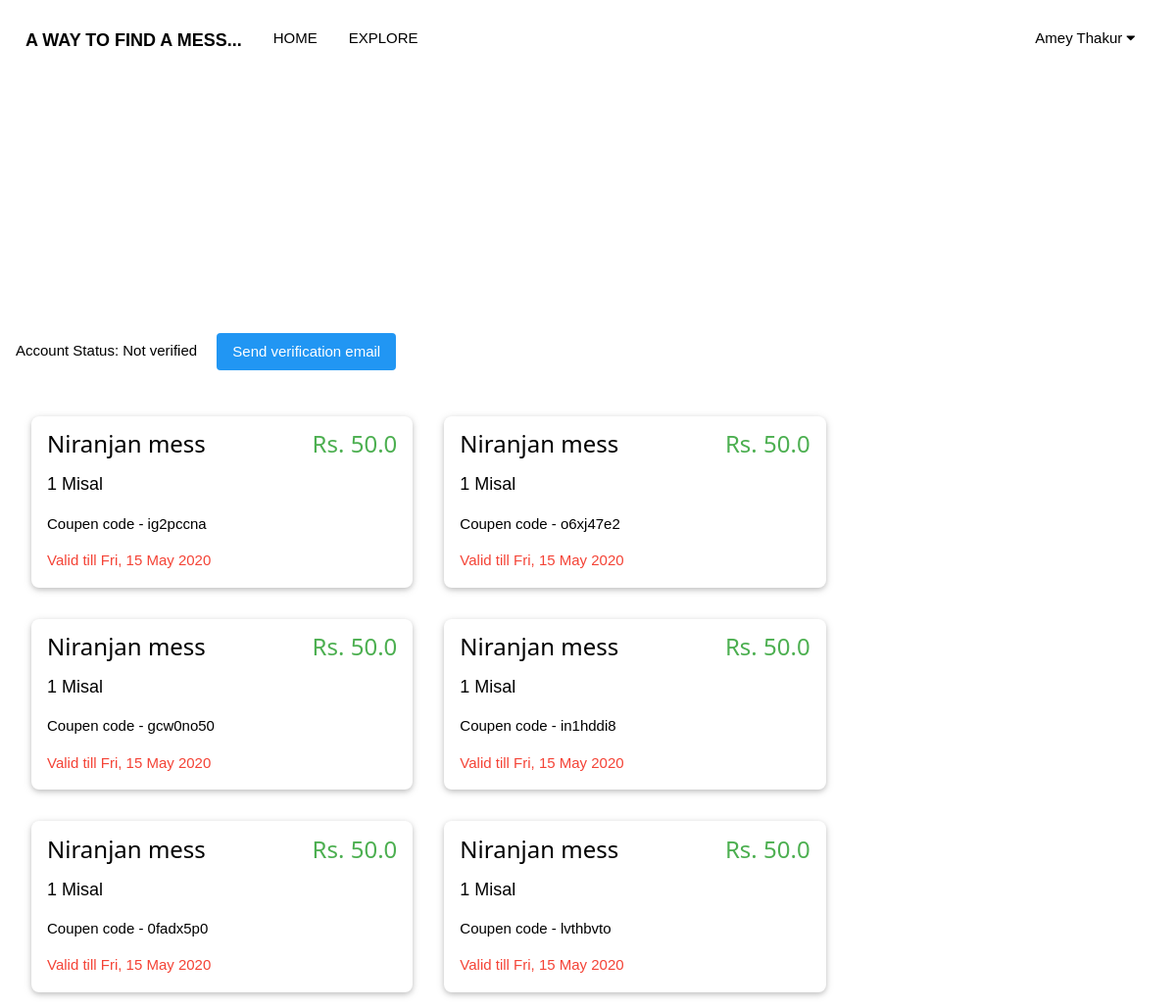
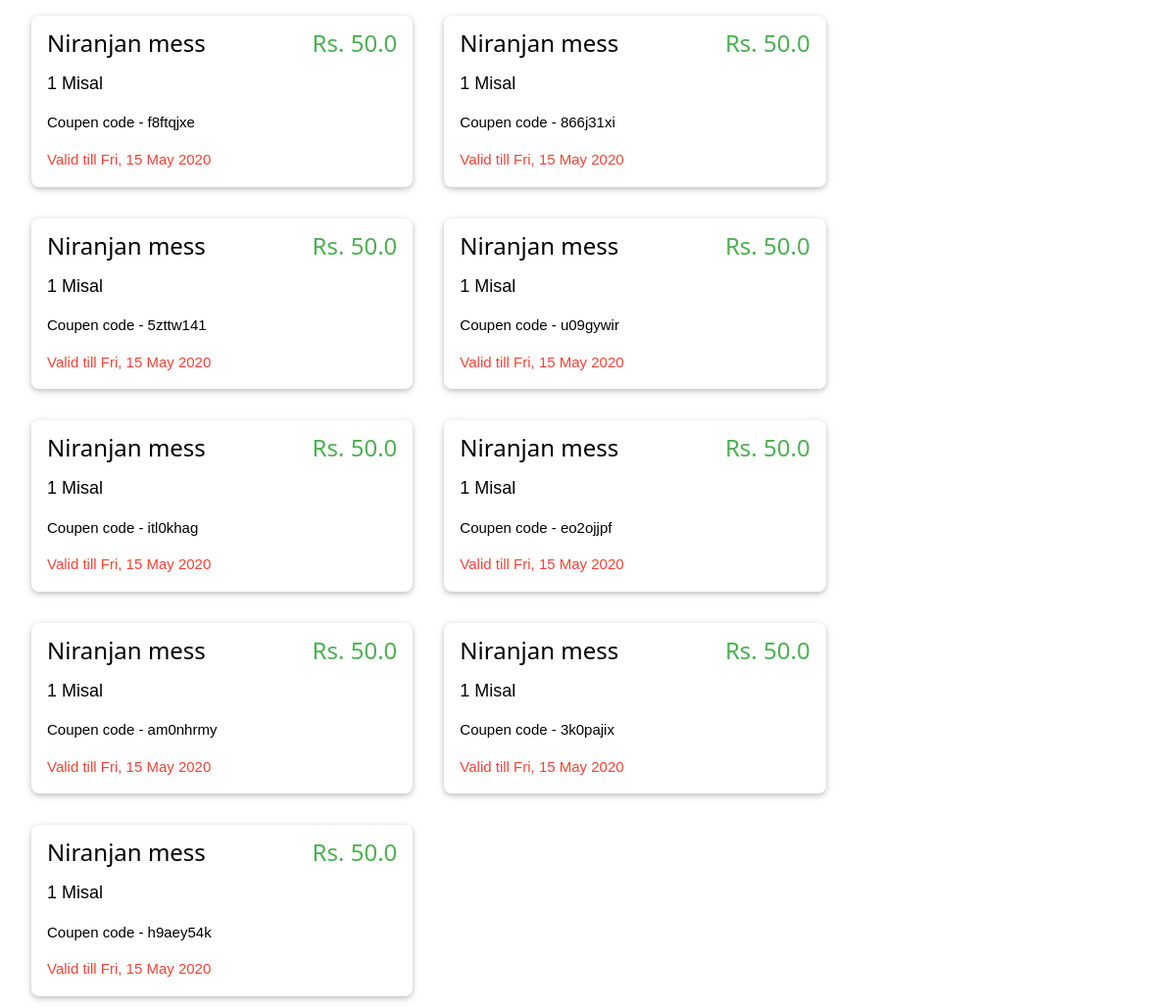
The page /user/subscriptions (signed in) on the database its author committed (2 pictures, top to bottom).
### main.py (models this page shows)
class BillsDB(db.Model):
	id = db.Column(db.Integer, primary_key=True, unique=True)
	creator = db.Column(db.Integer, nullable=False)
	subscriber = db.Column(db.Integer, nullable=False)
	total_price = db.Column(db.Float, nullable=False)
	timestamp = db.Column(db.String, nullable=False)
	active = db.Column(db.Boolean, nullable=False)
	coupon = db.Column(db.String, nullable=False)

class RestaurantsDB(db.Model):
	id = db.Column(db.Integer, primary_key=True, unique=True)
	name = db.Column(db.String(80))
	menu = db.Column(db.String(80))
	address = db.Column(db.String(80))
	phone = db.Column(db.String(20))
	opening_timing = db.Column(db.String(80))
	closing_timing = db.Column(db.String(80))
	tags = db.Column(db.String(80))
	owner = db.Column(db.Integer)
	images = db.relationship('ImagesDB', backref='parent_rest')
	monthly_items = db.Column(db.String(300))
	vegetarian = db.Column(db.Boolean)
	average_cost = db.Column(db.Float)
	orders = db.Column(db.String)
	main_menu_name = db.Column(db.String)
	main_menu_price = db.Column(db.Float)

class OrdersDB(db.Model):
	id = db.Column(db.Integer, primary_key=True, unique=True)
	bill_id = db.Column(db.Integer, nullable=False)
	item = db.Column(db.String, nullable=False)
	quantity = db.Column(db.Integer, nullable=False)
	price = db.Column(db.Float, nullable=False)

### main.py (the view, shortened to what this page needs)
@app.route("/user/subscriptions", methods=["POST", "GET"])
def subscriptions():
	global verification_codes
	if not "user" in session:
		return redirect(url_for("logout"))
	else:
		loggedIn = [session["username"], session["account_type"]]
	currentUser = UsersDB.query.filter_by(email=session["user"]).first()
	if not currentUser:
		flash("Please login again!!", "error")
		return redirect(url_for("logout"))
	subscribed_list = []
	currentBills = BillsDB.query.filter_by(subscriber=currentUser.id, active=0b1).all()
	if currentBills:
		updated_subscriptions = currentBills
		for bill in currentBills:
			if bill:
				restaurant_id = bill.creator
				end_date = datetime.strptime(bill.timestamp, '%Y-%m-%d %H:%M:%S.%f') +timedelta(days=1)
				restaurant = RestaurantsDB.query.filter_by(id=restaurant_id).first()
				if restaurant:
					bill_orders = OrdersDB.query.filter_by(bill_id=bill.id).all()
					items = []
					for order in bill_orders:
						print("Order", order)
						items.append([order.item, order.quantity, order.price])
					subscribed_list.append([restaurant, items, bill.total_price, end_date.strftime("%a, %d %b %Y"), bill.coupon])
	return render_template("subscriptions.html", logged_in=loggedIn, email=session["user"], subscribed_list=subscribed_list, verified=currentUser.verified)

### templates/subscriptions.html (shortened to what this page needs)
{% extends "base.html" %}
{% block content %}
<div class="w3-container">
	<form method="post">
		<p>
			Account Status: {% if verified %}
								Verified
							{% else %}
								Not verified
								<input type="submit" class="w3-button w3-round w3-blue w3-margin"name="button_verify" value="Send verification email"/>
							{% endif %}
		</p>
	</form>
	{% for restaurant in subscribed_list %}
		<div class="w3-card w3-round-large w3-third w3-margin w3-hover-shadow">
			<div class="w3-container">
				<h3 class="w3-xlarge">{{restaurant[0].name}}
					<div class="w3-text-green w3-right">Rs. {{restaurant[2]}}</div>
				</h3>
				{% for order in restaurant[1] %}
					<div class="w3-text-black w3-large">
						{{order[1]}} {{order[0]}}
					</div>
				{% endfor %}
			</div>
			<footer class="w3-container w3-margin-bottom">
					<p>Coupen code - {{restaurant[4]}}</p>
				<div class="w3-text-red">Valid till {{ restaurant[3] }}</div>
			</footer>
		</div>
	{% endfor %}
</div>
{% endblock %}

### static/style/w3css.css (style rules this page uses)
html { box-sizing:border-box }
*,*:before,*:after { box-sizing:inherit }
html { -ms-text-size-adjust:100%;-webkit-text-size-adjust:100% }
body { margin:0 }
article,aside,details,figcaption,figure,footer,header,main,menu,nav,section { display:block }
button,input,select,textarea,optgroup { font:inherit;margin:0 }
button,input { overflow:visible }
button,[type=button],[type=reset],[type=submit] { -webkit-appearance:button }
html,body { font-family:Verdana,sans-serif;font-size:15px;line-height:1.5 }
html { overflow-x:hidden }
h3 { font-size:24px }
h1,h2,h3,h4,h5,h6 { font-family:"Segoe UI",Arial,sans-serif;font-weight:400;margin:10px 0 }
.w3-btn,.w3-button { border:none;display:inline-block;padding:8px 16px;vertical-align:middle;overflow:hidden;text-decoration:none;color:inherit;background-color:inherit;text-align:center;cursor:pointer;white-space:nowrap }
.w3-btn,.w3-button { -webkit-touch-callout:none;-webkit-user-select:none;-khtml-user-select:none;-moz-user-select:none;-ms-user-select:none;user-select:none }
.w3-container:after,.w3-container:before,.w3-panel:after,.w3-panel:before,.w3-row:after,.w3-row:before,.w3-row-padding:after,.w3-row-padding:before, .w3-cell-row:before,.w3-cell-row:after,.w3-clear:after,.w3-clear:before,.w3-bar:before,.w3-bar:after { content:"";display:table;clear:both }
.w3-col,.w3-half,.w3-third,.w3-twothird,.w3-threequarter,.w3-quarter { float:left;width:100% }
@media (min-width:601px) { .w3-col.m4,.w3-third { width:33.33333% } }
.w3-round,.w3-round-medium { border-radius:4px }
.w3-round-large { border-radius:8px }
.w3-container,.w3-panel { padding:0.01em 16px }
.w3-card,.w3-card-2 { box-shadow:0 2px 5px 0 rgba(0,0,0,0.16),0 2px 10px 0 rgba(0,0,0,0.12) }
.w3-large { font-size:18px!important }
.w3-xlarge { font-size:24px!important }
.w3-margin { margin:16px!important }
.w3-margin-bottom { margin-bottom:16px!important }
.w3-right { float:right!important }
.w3-blue,.w3-hover-blue:hover { color:#fff!important;background-color:#2196F3!important }
.w3-text-green,.w3-hover-text-green:hover { color:#4CAF50!important }
.w3-text-red,.w3-hover-text-red:hover { color:#f44336!important }
.w3-text-black,.w3-hover-text-black:hover { color:#000!important }

### rows shown on the page
BillsDB: name "Niranjan mess", total_price "50.0", coupon "ig2pccna", restaurant "Fri, 15 May 2020"
OrdersDB: bill "1", item "Misal"
BillsDB: name "Niranjan mess", total_price "50.0", coupon "o6xj47e2", restaurant "Fri, 15 May 2020"
OrdersDB: quantity "1", item "Misal"
BillsDB: name "Niranjan mess", total_price "50.0", coupon "gcw0no50", restaurant "Fri, 15 May 2020"
OrdersDB: quantity "1", item "Misal"
BillsDB: name "Niranjan mess", total_price "50.0", coupon "in1hddi8", restaurant "Fri, 15 May 2020"
OrdersDB: quantity "1", item "Misal"
BillsDB: name "Niranjan mess", total_price "50.0", coupon "0fadx5p0", restaurant "Fri, 15 May 2020"
OrdersDB: quantity "1", item "Misal"
BillsDB: name "Niranjan mess", total_price "50.0", coupon "lvthbvto", restaurant "Fri, 15 May 2020"
OrdersDB: quantity "1", item "Misal"
BillsDB: name "Niranjan mess", total_price "50.0", coupon "f8ftqjxe", restaurant "Fri, 15 May 2020"
OrdersDB: quantity "1", item "Misal"
BillsDB: name "Niranjan mess", total_price "50.0", coupon "866j31xi", restaurant "Fri, 15 May 2020"
OrdersDB: quantity "1", item "Misal"
BillsDB: name "Niranjan mess", total_price "50.0", coupon "5zttw141", restaurant "Fri, 15 May 2020"
OrdersDB: quantity "1", item "Misal"
BillsDB: name "Niranjan mess", total_price "50.0", coupon "u09gywir", restaurant "Fri, 15 May 2020"
OrdersDB: quantity "1", item "Misal"
BillsDB: name "Niranjan mess", total_price "50.0", coupon "itl0khag", restaurant "Fri, 15 May 2020"
OrdersDB: quantity "1", item "Misal"
BillsDB: name "Niranjan mess", total_price "50.0", coupon "eo2ojjpf", restaurant "Fri, 15 May 2020"
OrdersDB: quantity "1", item "Misal"
BillsDB: name "Niranjan mess", total_price "50.0", coupon "am0nhrmy", restaurant "Fri, 15 May 2020"
OrdersDB: quantity "1", item "Misal"
BillsDB: name "Niranjan mess", total_price "50.0", coupon "3k0pajix", restaurant "Fri, 15 May 2020"
OrdersDB: quantity "1", item "Misal"
BillsDB: name "Niranjan mess", total_price "50.0", coupon "h9aey54k", restaurant "Fri, 15 May 2020"
OrdersDB: quantity "1", item "Misal"

### other values the page prints
{{ logged_in[0] }} "Amey Thakur"
